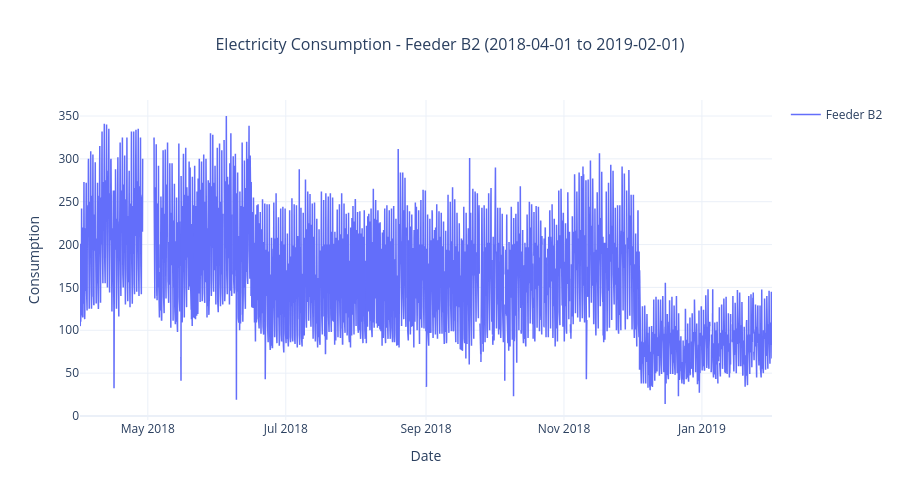
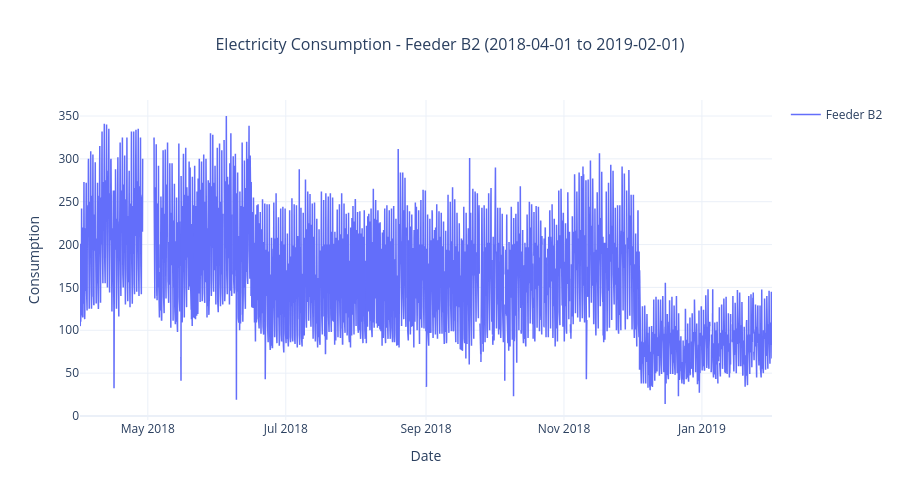

The code cell stored with these charts, in order, in its notebook:
### Code cell
B2_data.plot(start_date='2018-04-01', end_date='2019-02-01') #Look at the graph

### Figure 1 — Plotly figure (JSON) as saved in the notebook; plotly's stock layout.template omitted (floating-point values rounded to 4 significant figures; data arrays with more than 128 entries replaced by an {"elided": "..."} marker saying what was removed)
{"data": [{"hovertemplate": "<b>Date:</b> %{x}<br><b>Consumption:</b> %{y:.2f}<extra></extra>", "line": {"width": 1.5}, "mode": "lines", "name": "Feeder B2", "type": "scatter", "x": {"elided": "7249 str values"}, "y": {"elided": "7249 float values"}}], "layout": {"height": 500, "hovermode": "x unified", "showlegend": true, "title": {"font": {"size": 16}, "text": "Electricity Consumption - Feeder B2 (2018-04-01 to 2019-02-01)", "x": 0.5}, "xaxis": {"title": {"text": "Date"}}, "yaxis": {"title": {"text": "Consumption"}}}}

### Figure 2 — Plotly figure (JSON) as saved in the notebook; plotly's stock layout.template omitted (floating-point values rounded to 4 significant figures; data arrays with more than 128 entries replaced by an {"elided": "..."} marker saying what was removed)
{"data": [{"hovertemplate": "<b>Date:</b> %{x}<br><b>Consumption:</b> %{y:.2f}<extra></extra>", "line": {"width": 1.5}, "mode": "lines", "name": "Feeder B2", "type": "scatter", "x": {"elided": "7249 str values"}, "y": {"elided": "7249 float values"}}], "layout": {"height": 500, "hovermode": "x unified", "showlegend": true, "title": {"font": {"size": 16}, "text": "Electricity Consumption - Feeder B2 (2018-04-01 to 2019-02-01)", "x": 0.5}, "xaxis": {"title": {"text": "Date"}}, "yaxis": {"title": {"text": "Consumption"}}}}
